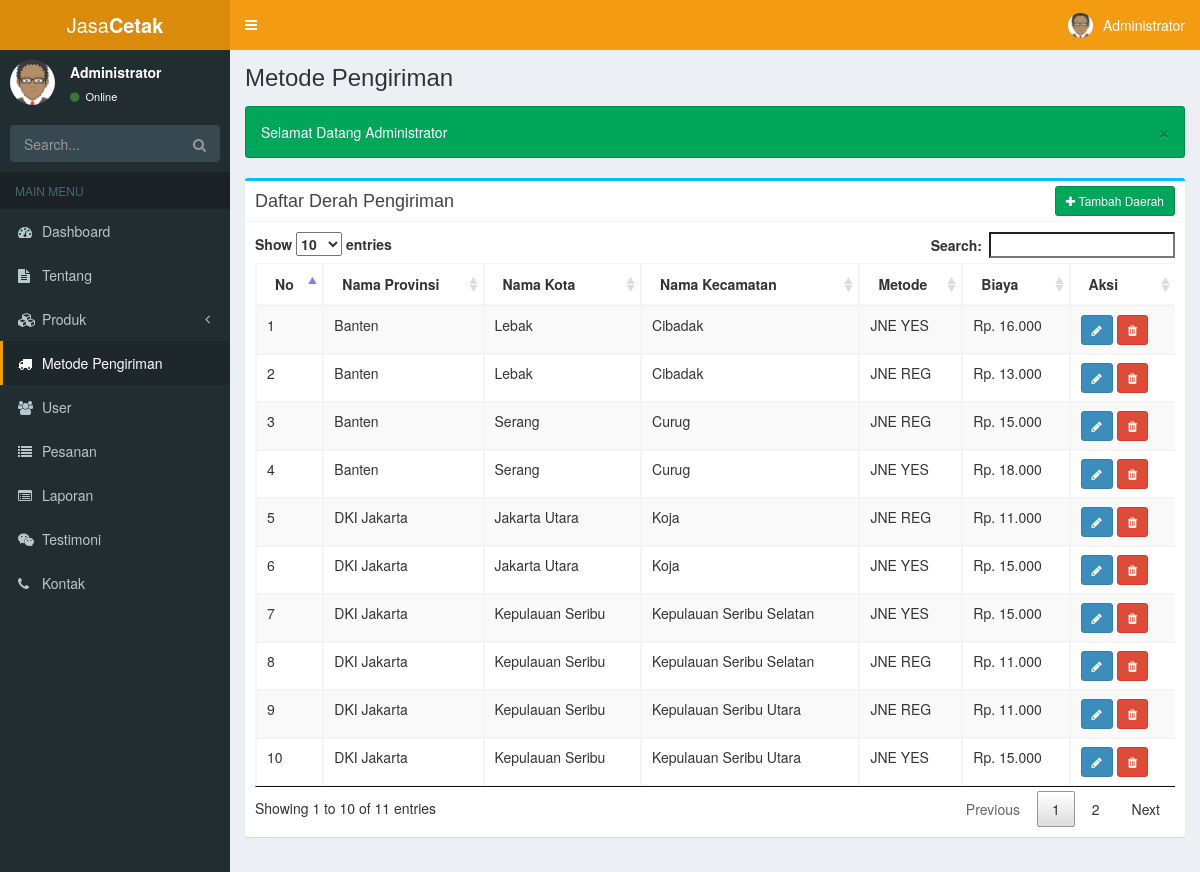
/admin/index.php?page=ongkir (signed in), run on the app's committed database.
### tables this page shows
CREATE TABLE IF NOT EXISTS `ongkir` (
  `id_ongkir` int(11) NOT NULL,
  `nama_prov` varchar(100) NOT NULL,
  `nama_kota` varchar(100) NOT NULL,
  `nama_kec` varchar(100) NOT NULL,
  `metode` enum('JNE REG','JNE YES') NOT NULL,
  `harga` decimal(10,0) NOT NULL
);

### admin/views/ongkir.php (the view, shortened to what this page needs)
<?php
$query = mysqli_query($koneksi, "SELECT * FROM ongkir ORDER BY nama_prov ASC, nama_kota ASC, nama_kec ASC");
$no = 1;
?>
<div class="box box-info">
    <div class="box-header with-border">
        <h3 class="box-title">Daftar Derah Pengiriman</h3>
        <div class="box-tools pull-right">
            <button class="btn btn-success btn-sm" data-toggle="modal" data-target="#tambah-ongkir"><i class="fa fa-plus"></i> Tambah Daerah</button>
        </div>
    </div>
    <div class="box-body">
        <div class="table-responsive">
            <table class="table table-bordered table-striped data-table">
                <thead>
                    <th>No</th>
                    <th>Nama Provinsi</th>
                    <th>Nama Kota</th>
                    <th>Nama Kecamatan</th>
                    <th>Metode</th>
                    <th>Biaya</th>
                    <th>Aksi</th>
                </thead>
                <tbody>
                    <?php while ($row = mysqli_fetch_assoc($query)): ?>
                        <tr>
                            <td><?= $no++ ?></td>
                            <td><?= $row['nama_prov'] ?></td>
                            <td><?= $row['nama_kota'] ?></td>
                            <td><?= $row['nama_kec'] ?></td>
                            <td><?= $row['metode'] ?></td>
                            <td>Rp. <?= number_format($row['harga'], 0, ',', '.') ?></td>
                            <td>
                                <button class="btn btn-sm btn-primary edit-ongkir" data-toggle="modal" data-target="#edit-ongkir" data-ongkir="<?= htmlspecialchars(json_encode($row)) ?>">
                                    <i class="fa fa-pencil" data-toggle="tooltip" data-placement="top" title="Edit Metode"></i>
                                </button>
                                <button class="btn btn-sm btn-danger btn-hapus" data-toggle="modal" data-target="#hapus-ongkir" data-id="<?= $row['id_ongkir'] ?>" data-uri="hapus_ongkir">
                                    <i class="fa fa-trash" data-toggle="tooltip" data-placement="top" title="Hapus Metode"></i>
                                </button>
                            </td>
                        </tr>
                    <?php endwhile; ?>
                </tbody>
            </table>
        </div>
    </div>
</div>

### data on the page
ongkir: nama_prov "Banten", nama_kota "Lebak", nama_kec "Cibadak", metode "JNE YES", harga "16.000"
ongkir: nama_prov "Banten", nama_kota "Lebak", nama_kec "Cibadak", metode "JNE REG", harga "13.000"
ongkir: nama_prov "Banten", nama_kota "Serang", nama_kec "Curug", metode "JNE REG", harga "15.000"
ongkir: nama_prov "Banten", nama_kota "Serang", nama_kec "Curug", metode "JNE YES", harga "18.000"
ongkir: nama_prov "DKI Jakarta", nama_kota "Jakarta Utara", nama_kec "Koja", metode "JNE REG", harga "11.000"
ongkir: nama_prov "DKI Jakarta", nama_kota "Jakarta Utara", nama_kec "Koja", metode "JNE YES", harga "15.000"
ongkir: nama_prov "DKI Jakarta", nama_kota "Kepulauan Seribu", nama_kec "Kepulauan Seribu Selatan", metode "JNE YES", harga "15.000"
ongkir: nama_prov "DKI Jakarta", nama_kota "Kepulauan Seribu", nama_kec "Kepulauan Seribu Selatan", metode "JNE REG", harga "11.000"
ongkir: nama_prov "DKI Jakarta", nama_kota "Kepulauan Seribu", nama_kec "Kepulauan Seribu Utara", metode "JNE REG", harga "11.000"
ongkir: nama_prov "DKI Jakarta", nama_kota "Kepulauan Seribu", nama_kec "Kepulauan Seribu Utara", metode "JNE YES", harga "15.000"

### other printed values
$_SESSION['nama'] "Administrator"
$page_header "Metode Pengiriman"
$_SESSION['pesan']['isi'] "Selamat Datang Administrator"
